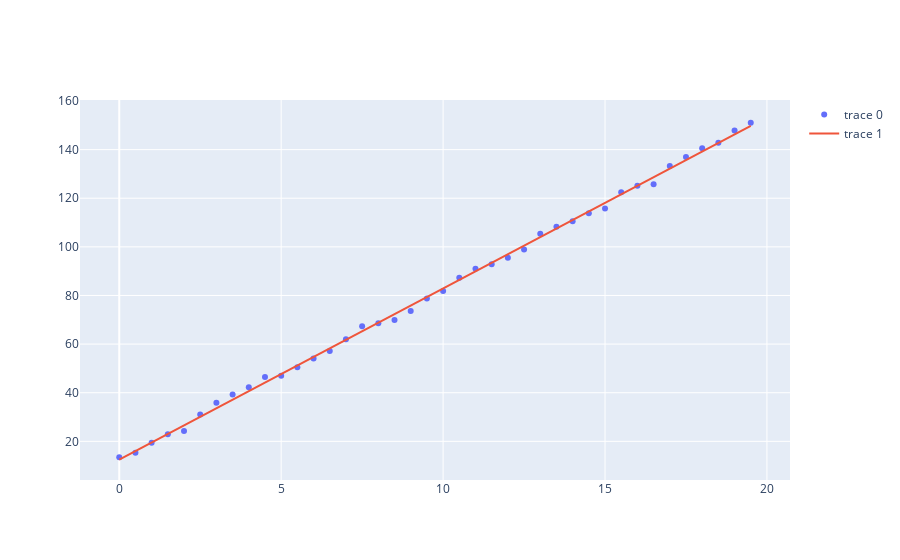

The code cell stored with this chart in its notebook:
### Markdown cell above
### Inversion forma implicita

### Code cell
data=pd.read_csv('data_line.csv')
x2=data.x.values
y2=data.y.values

#se construye G, y se desarrolla m=inv(G'G)(Gd)
G=np.array((np.ones(x2.size).T, x2.T))
m = np.linalg.inv(G.dot(G.T)).dot(G.dot(y2))

#el modelo matematico esta descrito por
yf=m[0]+m[1]*x2

fig=go.Figure()
fig.add_trace(go.Scatter(x=x2,y=y2, mode='markers'))
fig.add_trace(go.Scatter(x=x2,y=yf, mode='lines'))
fig.show()

#plt.plot(x2,y2,'go')
#plt.plot(x2.T,yf,'r')
#plt.show()

### Figure 1 — Plotly figure (JSON) as saved in the notebook; plotly's stock layout.template omitted (floating-point values rounded to 4 significant figures)
{"data": [{"mode": "markers", "type": "scatter", "x": [0, 0.5, 1, 1.5, 2, 2.5, 3, 3.5, 4, 4.5, 5, 5.5, 6, 6.5, 7, 7.5, 8, 8.5, 9, 9.5, 10, 10.5, 11, 11.5, 12, 12.5, 13, 13.5, 14, 14.5, 15, 15.5, 16, 16.5, 17, 17.5, 18, 18.5, 19, 19.5], "y": [13.46, 15.34, 19.43, 22.91, 24.25, 31.1, 35.83, 39.27, 42.21, 46.43, 46.97, 50.47, 54.09, 57.18, 62.0, 67.29, 68.54, 69.9, 73.63, 78.77, 81.88, 87.26, 91.02, 92.88, 95.49, 98.88, 105.4, 108.3, 110.5, 113.9, 115.8, 122.5, 125.2, 125.7, 133.3, 136.9, 140.5, 142.8, 147.9, 151.0]}, {"mode": "lines", "type": "scatter", "x": [0, 0.5, 1, 1.5, 2, 2.5, 3, 3.5, 4, 4.5, 5, 5.5, 6, 6.5, 7, 7.5, 8, 8.5, 9, 9.5, 10, 10.5, 11, 11.5, 12, 12.5, 13, 13.5, 14, 14.5, 15, 15.5, 16, 16.5, 17, 17.5, 18, 18.5, 19, 19.5], "y": [12.53, 16.05, 19.57, 23.09, 26.61, 30.13, 33.64, 37.16, 40.68, 44.2, 47.72, 51.24, 54.76, 58.28, 61.8, 65.32, 68.84, 72.36, 75.88, 79.39, 82.91, 86.43, 89.95, 93.47, 96.99, 100.5, 104.0, 107.5, 111.1, 114.6, 118.1, 121.6, 125.1, 128.7, 132.2, 135.7, 139.2, 142.7, 146.3, 149.8]}], "layout": {}}
